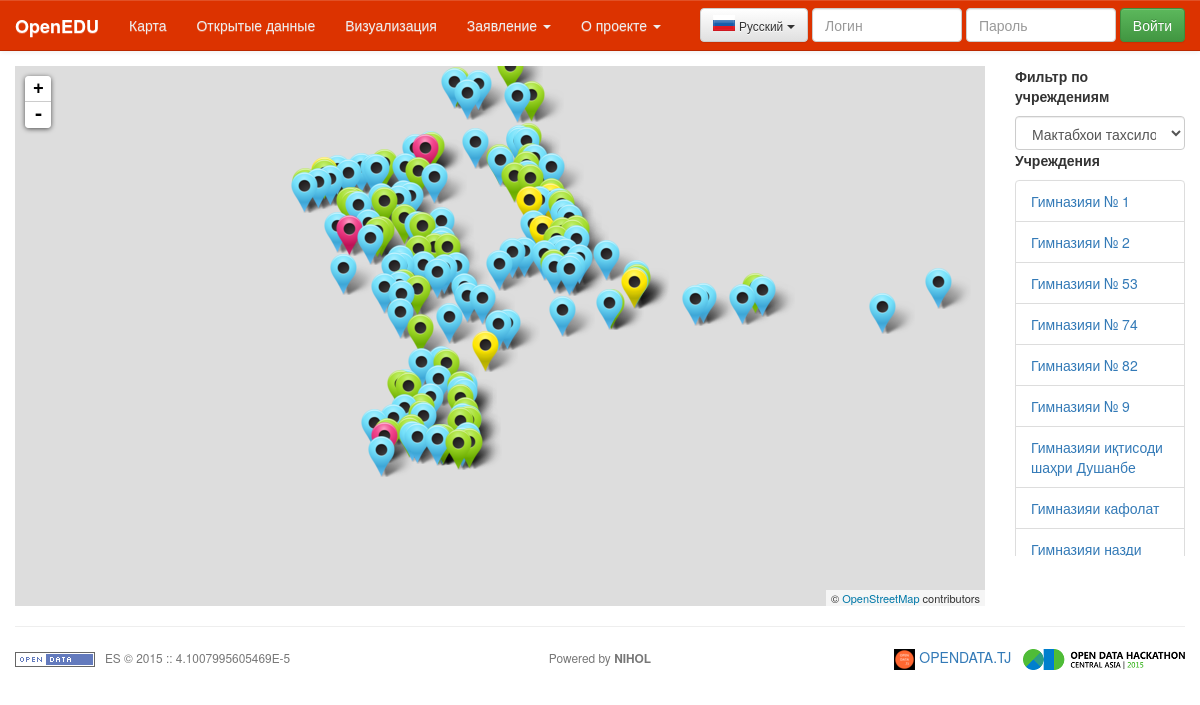
Screenshot of /?c=map with the database file from the repository.
### tables this page shows
CREATE TABLE IF NOT EXISTS `muassisaho` (
  `m-id` int(11) NOT NULL AUTO_INCREMENT,
  `namud` int(11) DEFAULT NULL,
  `name_ru` varchar(255) DEFAULT NULL,
  `name_tj` varchar(255) DEFAULT NULL,
  `director` varchar(255) DEFAULT NULL,
  `address` varchar(255) DEFAULT NULL,
  `geo_id` int(11) DEFAULT NULL,
  `phone` varchar(45) DEFAULT NULL,
  `cellphone` varchar(45) DEFAULT NULL,
  `geo_lat` varchar(20) DEFAULT NULL,
  `geo_lng` varchar(20) DEFAULT NULL,
  `muassisa_photo` varchar(255) NOT NULL,
  PRIMARY KEY (`m-id`)
);

### app/mvc/c/map_c.php (called while the page is built, shortened)
<?php
class MAP_C {
    function __construct($REQUEST,$model,$view){
    	$UI=\CORE\BC\UI::init();
        switch($REQUEST->get('act')){
			default:
				$UI->pos['main'].=$view->main($model);
			break;
		}
    }
}

### core/bc/app.php (called while the page is built, shortened)
<?php
class REQUEST {
    public function get($param=''){
    	if(isset($this->$param)){return $this->$param;} else {return '';}
    }
}
class ROUTER {
    private static $inst;
    public static function init($REQUEST,$modules) {
        if(empty(self::$inst)) {
            self::$inst = new self($REQUEST,$modules);
        }
        return self::$inst;
    }
    private function __construct($REQUEST,$modules) {
    	if($REQUEST->get('c')==''){
    		UI::init()->static_page('home');
    	} else {
			if(isset($modules[$REQUEST->get('c')])){
		    		$model=null; $view=null; $controller=null;
		    		$p2=strtoupper($REQUEST->get('c'));
		    		$path=array('m'=>'','v'=>'','c'=>'');
				if($modules[$REQUEST->get('c')]==0){
					$p1='CORE\\MVC\\';
					$path['m']=$p1.'M\\'.$p2.'_M';
					$path['v']=$p1.'V\\'.$p2.'_V';
					$path['c']=$p1.'C\\'.$p2.'_C';
				} else {
					$p1='APP\\MVC\\';
					$path['m']=$p1.'M\\'.$p2.'_M';
					$path['v']=$p1.'V\\'.$p2.'_V';
					$path['c']=$p1.'C\\'.$p2.'_C';
				}
                    if(class_exists($path['c'])){
                        if(\SEC::init()->acl($REQUEST->get('c'),$REQUEST->get('act'))){
                            if(class_exists($path['m'])){ $model = new $path['m'](); }
                            if(class_exists($path['v'])){ $view = new $path['v'](); }
                            $controller = new $path['c']($REQUEST,$model,$view);
                        }
                    } else {
                        \CORE::msg('error','Module not loaded');
                    }
	    	} else {
	   			\CORE::msg('error','Unregistered module');
	   			UI::init()->static_page('home');
	    	}
    	}
    }
}
class APP {
    private static $inst;
    private $modules=array();
    public static function init() {
        if(empty(self::$inst)) {
            self::$inst = new self();
            if(is_readable(ADIR.'/main.php')) include(ADIR.'/main.php');
        }
        return self::$inst;
    }
    private function __construct() {
    	$modules=array_merge(\CORE::init()->get_modules(), $this->modules);
    	$REQUEST = new REQUEST();
        ROUTER::init($REQUEST,$modules);
    }
    public function set_modules(){
        global $appmods;
        $count=count($appmods);
        for($i=0;$i<$count;$i++){
            $this->modules[$appmods[$i]]=1;
        }
    }
}

### core/bc/core.php (called while the page is built, shortened)
<?php
class CORE {
	private static $inst;
    public static function init() {
        if(empty(self::$inst)) {
            self::$inst = new self();
        }
        return self::$inst;
    }
		public static function lang($alias,$dval=''){
			if(isset(CORE::init()->lng[$alias])){
				return CORE::init()->lng[$alias];
			} else {
				return $dval;
			}
		}
    public static function msg($type='debug',$txt='') {
        if(NL_DEBUG==0 && $type=='debug') { return; }
    }
}
class SEC {
    private static $inst;
    public static function init() {
        if(empty(self::$inst)) {
            self::$inst = new self();
        }
        return self::$inst;
    }
}
class DB {
private static $inst;
private $connected=false;
public $dbh=null;
public static function init() {
    if(empty(self::$inst)) {
        self::$inst = new self();
    }
    return self::$inst;
}
private function __construct(){
    $this->connect();
}
private function connect(){
    global $conf;
    try {
        $dsn='mysql:host='.$conf['db_server'].';dbname='.$conf['db_name'];
        $opt=array(
            PDO::ATTR_ERRMODE => PDO::ERRMODE_EXCEPTION,
            PDO::ATTR_DEFAULT_FETCH_MODE => PDO::FETCH_ASSOC
        );
        $this->dbh = new PDO($dsn,$conf['db_user'],$conf['db_pass'],$opt);
        $this->dbh->query('SET NAMES '.$conf['db_charset']);
        $this->connected=true;
    } catch(PDOException $e) {
        CORE::msg('error','Some problems with db connection (check configuration)');
        CORE::msg('debug',$e->getMessage());
    }
}
public function connected(){ return $this->connected; }
public function close(){
    if($this->dbh!=null){
        $this->dbh=null;
        $this->connected=false;
    }
}
}
function lang($alias,$dval=''){
    return CORE::init()->lang($alias,$dval);
}

### app/mvc/m/map_m.php (called while the page is built, shortened)
<?php
class MAP_M {
    public function get_muassisaho(){
    	$muassisaho=array();
    	$DB=\DB::init();
    	if($DB->connected()){
    		$sql = "SELECT * FROM `muassisaho` LEFT OUTER JOIN `geo`
    		ON `geo_id`=`geo-id`
    		LEFT OUTER JOIN `namudi_muassisa` ON `namud`=`namud-id` ORDER BY `geo_id`,`name_ru`;";
			$sth = $DB->dbh->prepare($sql);
			$sth->execute();
			if($sth->rowCount()>0){
				while($r=$sth->fetch()){
					$muassisaho[$r['m-id']]=$r;
				}
			}
    	}
    	return $muassisaho;
    }
    public function get_muassisaho_by_type($namud){
        $muassisaho=array();
        $DB=\DB::init();
        if($DB->connected()){
            $sql = "SELECT * FROM `muassisaho` LEFT OUTER JOIN `geo`
    		ON `geo_id`=`geo-id`
    		LEFT OUTER JOIN `namudi_muassisa` ON `namud`=`namud-id`
    		where namud=:namud
    		ORDER BY `geo_id`,`name_ru`;";
            $sth = $DB->dbh->prepare($sql);
            $sth->execute(array(':namud'=>$namud));
            if($sth->rowCount()>0){
                while($r=$sth->fetch()){
                    $muassisaho[$r['m-id']]=$r;
                }
            }
        }
        return $muassisaho;
    }
    public function get_namudi_muassisa(){
    	$lang=\CORE::init()->lang;
    	$namudi_muassisa=array();
    	$DB=\DB::init();
    	if($DB->connected()){
    		$sql = "SELECT * FROM `namudi_muassisa`;";
			$sth = $DB->dbh->prepare($sql);
			$sth->execute();
			if($sth->rowCount()>0){
				while($r=$sth->fetch()){
					$namudi_muassisa[$r['namud-id']]=$r['namud-name_'.$lang];
				}
			}
    	}
    	return $namudi_muassisa;
    }
}

### conf.php (called while the page is built, shortened)
<?php
$conf['db_server']='localhost';
$conf['db_port']='';
$conf['db_charset']='utf8';
$conf['db_name']=APPNAME;
$conf['db_user']='es';
$conf['db_pass']='es2015';
$conf['db_con']=false;
$conf['tpl']=UIPATH.'/tpl/es';

### app/mvc/v/map_v.php (the view, shortened to what this page needs)
<?php
class MAP_V {
    public function main($model, $show_bar=true){
    	$result='';
    	$muassisaho=$model->get_muassisaho();
    	\CORE\BC\UI::init()->pos['link'].='<link rel="stylesheet" href="'.UIPATH.'/ext/map/leaflet.css" />';
    	$result.='
        <div class="row">';
                if ($show_bar) {
                    $result.='<div class="col-sm-10"><div id="map" style="height: 540px"></div>';
                }else{
                    $result.='<div class="col-sm-12">
                    <div id="map" class="mapx" style="height: 340px"></div>';
                }
            $result.='</div>';
            if ($show_bar) {
                $result .= '<div class="col-sm-2">
                <div style="height:540px; overflow: auto; max-height: 490px;">
                <p><strong>'.lang("filtr_po_uch","Фильтр по учреждениям").'</strong></p>
                <select id="namudi_muassisa" class="form-control">';
                $namudho = $model->get_namudi_muassisa();
                foreach ($namudho as $key => $v) {
                    if ($key == 2) {
                        $result .= '<option selected value=' . $key . '>' . $v . '</option>';
                    } else {
                        $result .= '<option value=' . $key . '>' . $v . '</option>';
                    }
                }
                $result .= '</select>
                <p><strong>'.lang("facilities","Учреждения").'</strong></p>
                <ul class="list-group" id="muassisa_list">';
                $muassisaho = $model->get_muassisaho_by_type(2);
                foreach ($muassisaho as $key => $v) {
                    $result .= '<li class="list-group-item"><a class="jump_to_location" data="' . $v['geo_lat'] . '~' . $v['geo_lng'] . '" href="#">' . $v['name_ru'] . '</a></li>';
                }
                $result.='</ul></div></div>';
            }
        $result.='</div>';
		return $result;
    }
}

### rows the page displays
muassisaho: name_ru "Гимназияи № 1"
muassisaho: name_ru "Гимназияи № 2"
muassisaho: name_ru "Гимназияи № 53"
muassisaho: name_ru "Гимназияи № 74"
muassisaho: name_ru "Гимназияи № 82"
muassisaho: name_ru "Гимназияи № 9"
muassisaho: name_ru "Гимназияи иқтисоди шаҳри Душанбе"
muassisaho: name_ru "Гимназияи кафолат"
muassisaho: name_ru "Гимназияи назди…"

### other values shown
lang('openedu','OpenEDU') "OpenEDU"
lang('map','Карта') "Карта"
lang('od','Открытые данные') "Открытые данные"
lang('dv','Визуализация') "Визуализация"
lang('onlineapp','Онлайн заявление') "Заявление"
lang('aboutproject','О проекте') "О проекте"
$langs[$lang] "Русский"
lang('signin','Sign in') "Войти"
lang("filtr_po_uch","Фильтр по учреждениям") "Фильтр по учреждениям"
lang("facilities","Учреждения") "Учреждения"
form field value "Мактабхои тахсилоти миёна умуми"
